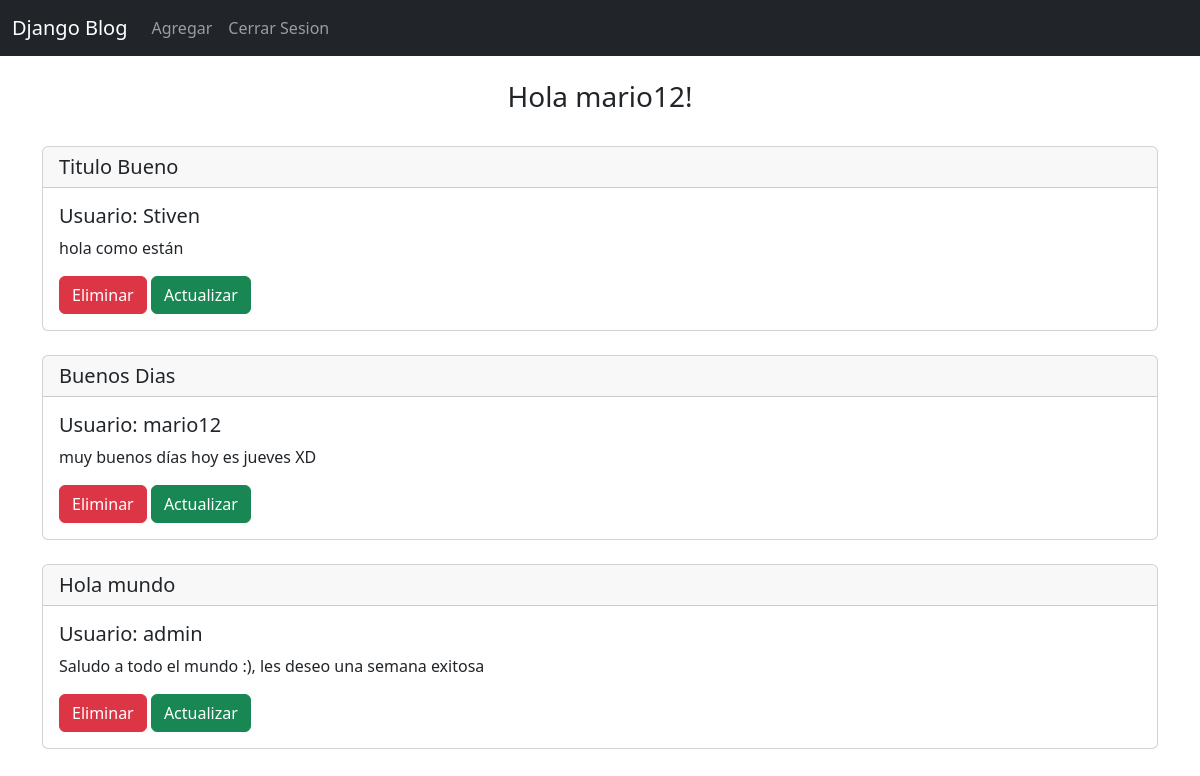
Screenshot of / (signed in) with the database file from the repository.
### app/models.py (models this page shows, shortened)
class Publicacion(models.Model):
    titulo = models.CharField(max_length=50)
    descripcion = models.TextField(max_length=250)
    usuario = models.ForeignKey(User, null=True, on_delete=models.SET_NULL)

### app/views.py (the view)
# urls.py: path('', views.home, name='home'),
@login_required
def home(request):
    publicaciones = Publicacion.objects.all()
    return render(request, "app/home.html", {'publicaciones':publicaciones})

### app/templates/app/home.html
{%  extends "app/base.html" %}
{% block content %}
    <br>
    <center>
        <h3>Hola {{ user }}!</h3>
    </center>
    {% for publicacion in publicaciones %}
        <br>
        <div class="card">
            <h5 class="card-header">{{publicacion.titulo}}</h5>
            <div class="card-body">
                <h5 class="card-title">Usuario: {{publicacion.usuario}}</h5>
                <p class="card-text">{{publicacion.descripcion}}</p>
                <a href="{% url 'eliminar' publicacion.id %}" class="btn btn-danger">Eliminar</a>
                <a href="{% url 'actualizar' publicacion.id %}" class="btn btn-success">Actualizar</a>
            </div>
        </div>
    {% endfor %}
    <br>
{% endblock %}

### rows the page displays
Publicacion: titulo "Titulo Bueno", usuario "Stiven", descripcion "hola como están"
Publicacion: titulo "Buenos Dias", usuario "mario12", descripcion "muy buenos días hoy es jueves XD"
Publicacion: titulo "Hola mundo", usuario "admin", descripcion "Saludo a todo el mundo :), les deseo una semana exitosa"

### other values shown
{{ user }} "mario12"
